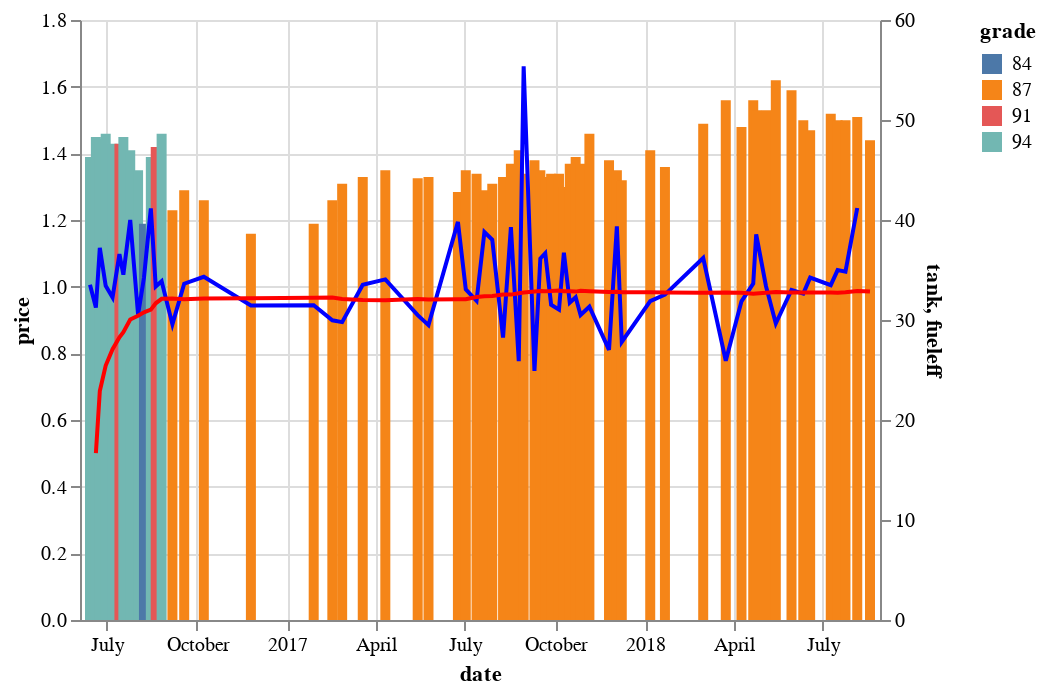

The notebook cell this image was saved under:
### Code cell
highlight = alt.selection(type='single', on='mouseover', fields=['odometer'],nearest=True)

base = alt.Chart(data).encode(
    alt.X('date:T',
        #axis=alt.Axis(format='%b'),
        #scale=alt.Scale(zero=False)
    )
)

bar = base.mark_bar().encode(
    y='price:Q',
    color='grade:N'
)

line =  base.mark_line(color='black').encode(
    y='tank:Q',
    size=alt.value(2)
)

sublayer = alt.layer(
    base.mark_line(color='blue').encode(y='tank:Q'),
    base.mark_line(color='red').encode(y='fueleff:Q')
)


alt.layer(
    bar,
    sublayer
).resolve_scale(
    y='independent'
).interactive()

### Figure 1 — Vega-Lite specification as saved in the notebook (floating-point values rounded to 4 significant figures)
{"$schema": "https://vega.github.io/schema/vega-lite/v2.6.0.json", "config": {"view": {"height": 300, "width": 400}}, "datasets": {"data-4b362a8ad2381def531a7a63e4bb0177": [{"cost": 7.12, "date": "2016-06-14 00:00:00+00:00", "fueleff": null, "grade": 94, "litre": 5.129, "odometer": 10795, "price": 1.389, "tank": 33.53}, {"cost": 7.51, "date": "2016-06-20 00:00:00+00:00", "fueleff": 16.68, "grade": 94, "litre": 5.185, "odometer": 10967, "price": 1.449, "tank": 31.24}, {"cost": 6.17, "date": "2016-06-24 00:00:00+00:00", "fueleff": 22.9, "grade": 94, "litre": 4.273, "odometer": 11129, "price": 1.444, "tank": 37.21}, {"cost": 6.98, "date": "2016-06-30 00:00:00+00:00", "fueleff": 25.45, "grade": 94, "litre": 4.786, "odometer": 11288, "price": 1.459, "tank": 33.43}, {"cost": 6.78, "date": "2016-07-07 00:00:00+00:00", "fueleff": 27.08, "grade": 94, "litre": 4.742, "odometer": 11448, "price": 1.429, "tank": 32.26}, {"cost": 6.29, "date": "2016-07-14 00:00:00+00:00", "fueleff": 28.27, "grade": 91, "litre": 4.4, "odometer": 11601, "price": 1.429, "tank": 36.59}, {"cost": 7.34, "date": "2016-07-18 00:00:00+00:00", "fueleff": 28.79, "grade": 94, "litre": 5.068, "odometer": 11762, "price": 1.449, "tank": 34.53}, {"cost": 6.23, "date": "2016-07-25 00:00:00+00:00", "fueleff": 30.05, "grade": 94, "litre": 4.424, "odometer": 11937, "price": 1.409, "tank": 40.01}, {"cost": 7.2, "date": "2016-08-02 00:00:00+00:00", "fueleff": 30.43, "grade": 94, "litre": 5.338, "odometer": 12114, "price": 1.349, "tank": 30.54}, {"cost": 5.73, "date": "2016-08-08 00:00:00+00:00", "fueleff": 30.77, "grade": 84, "litre": 4.821, "odometer": 12277, "price": 1.189, "tank": 34.23}, {"cost": 6.82, "date": "2016-08-15 00:00:00+00:00", "fueleff": 31.03, "grade": 94, "litre": 4.909, "odometer": 12442, "price": 1.389, "tank": 41.15}, {"cost": 7.53, "date": "2016-08-20 00:00:00+00:00", "fueleff": 31.67, "grade": 91, "litre": 5.307, "odometer": 12644, "price": 1.419, "tank": 33.35}, {"cost": 6.85, "date": "2016-08-26 00:00:00+00:00", "fueleff": 32.12, "grade": 94, "litre": 4.693, "odometer": 12821, "price": 1.459, "tank": 33.88}, {"cost": 5.99, "date": "2016-09-06 00:00:00+00:00", "fueleff": 32.16, "grade": 87, "litre": 4.871, "odometer": 12980, "price": 1.229, "tank": 29.56}, {"cost": 6.02, "date": "2016-09-18 00:00:00+00:00", "fueleff": 32.07, "grade": 87, "litre": 4.669, "odometer": 13124, "price": 1.289, "tank": 33.63}, {"cost": 5.91, "date": "2016-10-08 00:00:00+00:00", "fueleff": 32.16, "grade": 87, "litre": 4.691, "odometer": 13281, "price": 1.259, "tank": 34.32}, {"cost": 5.75, "date": "2016-11-25 00:00:00+00:00", "fueleff": 32.18, "grade": 87, "litre": 4.958, "odometer": 13442, "price": 1.159, "tank": 31.46}, {"cost": 5.63, "date": "2017-01-28 00:00:00+00:00", "fueleff": 32.22, "grade": 87, "litre": 4.733, "odometer": 13598, "price": 1.189, "tank": 31.48}, {"cost": 5.71, "date": "2017-02-16 00:00:00+00:00", "fueleff": 32.25, "grade": 87, "litre": 4.538, "odometer": 13747, "price": 1.259, "tank": 29.97}, {"cost": 6.11, "date": "2017-02-26 00:00:00+00:00", "fueleff": 32.1, "grade": 87, "litre": 4.666, "odometer": 13883, "price": 1.309, "tank": 29.79}, {"cost": 6.22, "date": "2017-03-19 00:00:00+00:00", "fueleff": 31.99, "grade": 87, "litre": 4.682, "odometer": 14022, "price": 1.329, "tank": 33.53}, {"cost": 6.65, "date": "2017-04-11 00:00:00+00:00", "fueleff": 31.98, "grade": 87, "litre": 4.932, "odometer": 14179, "price": 1.349, "tank": 34.06}, {"cost": 6.34, "date": "2017-05-14 00:00:00+00:00", "fueleff": 32.11, "grade": 87, "litre": 4.788, "odometer": 14347, "price": 1.325, "tank": 30.49}, {"cost": 6.37, "date": "2017-05-25 00:00:00+00:00", "fueleff": 32.05, "grade": 87, "litre": 4.782, "odometer": 14493, "price": 1.329, "tank": 29.49}, {"cost": 5.57, "date": "2017-06-24 00:00:00+00:00", "fueleff": 32.07, "grade": 87, "litre": 4.321, "odometer": 14634, "price": 1.284, "tank": 39.81}, {"cost": 7.22, "date": "2017-07-02 00:00:00+00:00", "fueleff": 32.07, "grade": 87, "litre": 5.352, "odometer": 14806, "price": 1.349, "tank": 33.07}, {"cost": 6.21, "date": "2017-07-13 00:00:00+00:00", "fueleff": 32.29, "grade": 87, "litre": 4.637, "odometer": 14983, "price": 1.339, "tank": 31.92}, {"cost": 5.45, "date": "2017-07-21 00:00:00+00:00", "fueleff": 32.38, "grade": 87, "litre": 4.228, "odometer": 15131, "price": 1.289, "tank": 38.79}, {"cost": 6.57, "date": "2017-07-29 00:00:00+00:00", "fueleff": 32.39, "grade": 87, "litre": 5.022, "odometer": 15295, "price": 1.309, "tank": 38.03}, {"cost": 6.91, "date": "2017-08-09 00:00:00+00:00", "fueleff": 32.54, "grade": 87, "litre": 5.203, "odometer": 15486, "price": 1.329, "tank": 28.25}, {"cost": 6.2, "date": "2017-08-17 00:00:00+00:00", "fueleff": 32.54, "grade": 87, "litre": 4.53, "odometer": 15633, "price": 1.369, "tank": 39.29}, {"cost": 6.8, "date": "2017-08-25 00:00:00+00:00", "fueleff": 32.68, "grade": 87, "litre": 4.829, "odometer": 15811, "price": 1.409, "tank": 25.89}, {"cost": 4.64, "date": "2017-08-30 00:00:00+00:00", "fueleff": 32.75, "grade": 87, "litre": 3.467, "odometer": 15936, "price": 1.339, "tank": 55.38}, {"cost": 7.32, "date": "2017-09-10 00:00:00+00:00", "fueleff": 32.86, "grade": 87, "litre": 5.302, "odometer": 16128, "price": 1.379, "tank": 24.9}, {"cost": 5.19, "date": "2017-09-16 00:00:00+00:00", "fueleff": 32.9, "grade": 87, "litre": 3.845, "odometer": 16260, "price": 1.349, "tank": 36.15}, {"cost": 5.76, "date": "2017-09-21 00:00:00+00:00", "fueleff": 32.88, "grade": 87, "litre": 4.335, "odometer": 16399, "price": 1.329, "tank": 36.68}, {"cost": 6.33, "date": "2017-09-27 00:00:00+00:00", "fueleff": 32.9, "grade": 87, "litre": 4.727, "odometer": 16558, "price": 1.339, "tank": 31.52}, {"cost": 5.69, "date": "2017-10-05 00:00:00+00:00", "fueleff": 32.95, "grade": 87, "litre": 4.252, "odometer": 16707, "price": 1.339, "tank": 31.04}, {"cost": 5.8, "date": "2017-10-10 00:00:00+00:00", "fueleff": 32.87, "grade": 87, "litre": 4.465, "odometer": 16839, "price": 1.299, "tank": 36.73}, {"cost": 6.82, "date": "2017-10-16 00:00:00+00:00", "fueleff": 32.88, "grade": 87, "litre": 4.885, "odometer": 17003, "price": 1.369, "tank": 31.73}, {"cost": 6.89, "date": "2017-10-22 00:00:00+00:00", "fueleff": 32.84, "grade": 87, "litre": 4.958, "odometer": 17158, "price": 1.389, "tank": 32.27}, {"cost": 6.06, "date": "2017-10-27 00:00:00+00:00", "fueleff": 32.92, "grade": 87, "litre": 4.426, "odometer": 17318, "price": 1.369, "tank": 30.5}, {"cost": 6.43, "date": "2017-11-05 00:00:00+00:00", "fueleff": 32.87, "grade": 87, "litre": 4.405, "odometer": 17453, "price": 1.459, "tank": 31.33}, {"cost": 6.38, "date": "2017-11-25 00:00:00+00:00", "fueleff": 32.8, "grade": 87, "litre": 4.627, "odometer": 17591, "price": 1.379, "tank": 27.02}, {"cost": 4.9, "date": "2017-12-03 00:00:00+00:00", "fueleff": 32.83, "grade": 87, "litre": 3.633, "odometer": 17716, "price": 1.349, "tank": 39.36}, {"cost": 6.26, "date": "2017-12-08 00:00:00+00:00", "fueleff": 32.77, "grade": 87, "litre": 4.747, "odometer": 17859, "price": 1.319, "tank": 27.81}, {"cost": 5.61, "date": "2018-01-06 00:00:00+00:00", "fueleff": 32.77, "grade": 87, "litre": 3.982, "odometer": 17991, "price": 1.409, "tank": 31.89}, {"cost": 5.51, "date": "2018-01-21 00:00:00+00:00", "fueleff": 32.75, "grade": 87, "litre": 4.057, "odometer": 18118, "price": 1.359, "tank": 32.54}, {"cost": 6.17, "date": "2018-03-01 00:00:00+00:00", "fueleff": 32.73, "grade": 87, "litre": 4.144, "odometer": 18250, "price": 1.489, "tank": 36.2}, {"cost": 6.85, "date": "2018-03-24 00:00:00+00:00", "fueleff": 32.76, "grade": 87, "litre": 4.396, "odometer": 18400, "price": 1.559, "tank": 25.93}, {"cost": 5.52, "date": "2018-04-09 00:00:00+00:00", "fueleff": 32.72, "grade": 87, "litre": 3.734, "odometer": 18514, "price": 1.479, "tank": 31.87}, {"cost": 6.67, "date": "2018-04-21 00:00:00+00:00", "fueleff": 32.63, "grade": 87, "litre": 4.281, "odometer": 18633, "price": 1.559, "tank": 33.64}, {"cost": 6.5, "date": "2018-04-24 00:00:00+00:00", "fueleff": 32.66, "grade": 87, "litre": 4.253, "odometer": 18777, "price": 1.529, "tank": 38.56}, {"cost": 6.96, "date": "2018-05-04 00:00:00+00:00", "fueleff": 32.72, "grade": 87, "litre": 4.554, "odometer": 18941, "price": 1.529, "tank": 33.38}, {"cost": 6.66, "date": "2018-05-14 00:00:00+00:00", "fueleff": 32.79, "grade": 87, "litre": 4.114, "odometer": 19093, "price": 1.619, "tank": 29.65}, {"cost": 6.36, "date": "2018-05-30 00:00:00+00:00", "fueleff": 32.75, "grade": 87, "litre": 4, "odometer": 19215, "price": 1.589, "tank": 33}, {"cost": 6.11, "date": "2018-06-11 00:00:00+00:00", "fueleff": 32.74, "grade": 87, "litre": 4.075, "odometer": 19347, "price": 1.499, "tank": 32.64}, {"cost": 5.92, "date": "2018-06-18 00:00:00+00:00", "fueleff": 32.75, "grade": 87, "litre": 4.03, "odometer": 19480, "price": 1.469, "tank": 34.24}, {"cost": 6.4, "date": "2018-07-09 00:00:00+00:00", "fueleff": 32.75, "grade": 87, "litre": 4.212, "odometer": 19618, "price": 1.519, "tank": 33.48}, {"cost": 6.64, "date": "2018-07-16 00:00:00+00:00", "fueleff": 32.73, "grade": 87, "litre": 4.43, "odometer": 19759, "price": 1.499, "tank": 34.99}, {"cost": 6.63, "date": "2018-07-24 00:00:00+00:00", "fueleff": 32.77, "grade": 87, "litre": 4.421, "odometer": 19914, "price": 1.499, "tank": 34.83}, {"cost": 5.42, "date": "2018-08-05 00:00:00+00:00", "fueleff": 32.9, "grade": 87, "litre": 3.592, "odometer": 20068, "price": 1.509, "tank": 41.2}, {"cost": 7.17, "date": "2018-08-18 00:00:00+00:00", "fueleff": 32.84, "grade": 87, "litre": 4.982, "odometer": 20216, "price": 1.439, "tank": null}]}, "layer": [{"data": {"name": "data-4b362a8ad2381def531a7a63e4bb0177"}, "encoding": {"color": {"field": "grade", "type": "nominal"}, "x": {"field": "date", "type": "temporal"}, "y": {"field": "price", "type": "quantitative"}}, "mark": "bar", "selection": {"selector109": {"bind": "scales", "encodings": ["x", "y"], "mark": {"fill": "#333", "fillOpacity": 0.125, "stroke": "white"}, "on": "[mousedown, window:mouseup] > window:mousemove!", "resolve": "global", "translate": "[mousedown, window:mouseup] > window:mousemove!", "type": "interval", "zoom": "wheel!"}}}, {"layer": [{"data": {"name": "data-4b362a8ad2381def531a7a63e4bb0177"}, "encoding": {"x": {"field": "date", "type": "temporal"}, "y": {"field": "tank", "type": "quantitative"}}, "mark": {"color": "blue", "type": "line"}}, {"data": {"name": "data-4b362a8ad2381def531a7a63e4bb0177"}, "encoding": {"x": {"field": "date", "type": "temporal"}, "y": {"field": "fueleff", "type": "quantitative"}}, "mark": {"color": "red", "type": "line"}}]}], "resolve": {"scale": {"color": "shared", "x": "shared", "y": "independent"}}}
